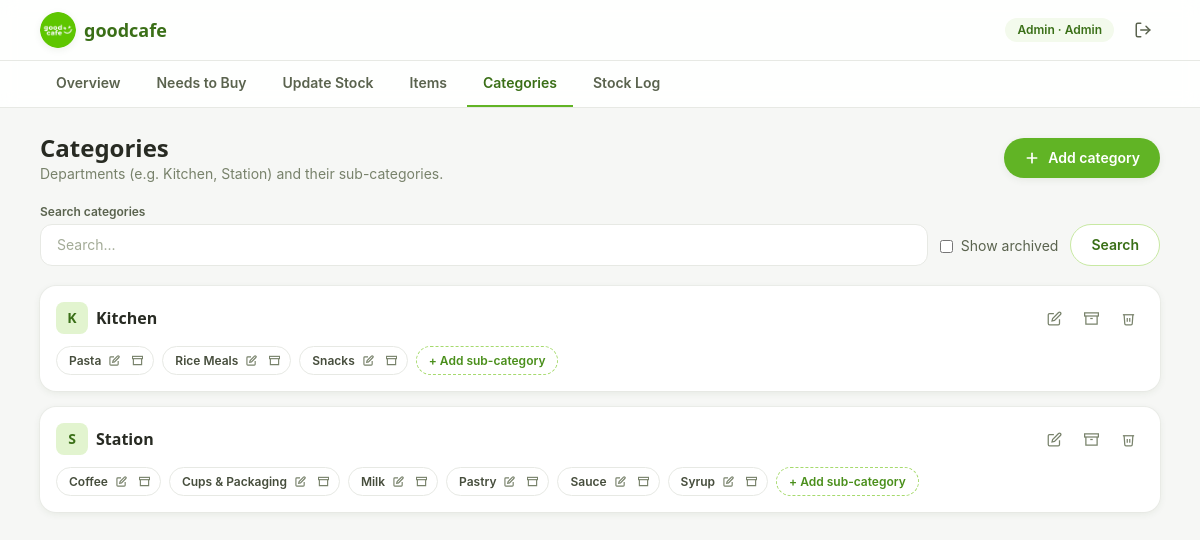
Screenshot of /admin/categories.php (signed in) with the database file from the repository.
### tables this page shows
CREATE TABLE IF NOT EXISTS categories (
  id INT AUTO_INCREMENT PRIMARY KEY,
  parent_id INT NULL,
  name VARCHAR(100) NOT NULL,
  is_archived TINYINT(1) NOT NULL DEFAULT 0,
  created_at DATETIME NOT NULL DEFAULT CURRENT_TIMESTAMP,
  updated_at DATETIME NOT NULL DEFAULT CURRENT_TIMESTAMP ON UPDATE CURRENT_TIMESTAMP,
  FOREIGN KEY (parent_id) REFERENCES categories(id) ON DELETE CASCADE
);

### includes/auth.php (called while the page is built, shortened)
<?php
function is_logged_in(): bool {
    return isset($_SESSION['user_id']);
}
function current_role(): ?string {
    return $_SESSION['role'] ?? null;
}
function current_user_name(): ?string {
    return $_SESSION['full_name'] ?? null;
}
function base_path(): string {
    return (strpos($_SERVER['SCRIPT_NAME'], '/admin/') !== false || strpos($_SERVER['SCRIPT_NAME'], '/staff/') !== false)
        ? '..'
        : '.';
}
function h(?string $value): string {
    return htmlspecialchars($value ?? '', ENT_QUOTES, 'UTF-8');
}
function nav_items(?string $role): array {
    $items = [];
    if ($role === 'admin') {
        $items['overview'] = ['label' => 'Overview', 'href' => '/admin/overview.php'];
    }
    $items['dashboard'] = ['label' => 'Needs to Buy', 'href' => '/dashboard.php'];
    $items['stock']     = ['label' => 'Update Stock',  'href' => '/staff/update_stock.php'];
    if ($role === 'admin') {
        $items['items']      = ['label' => 'Items',      'href' => '/admin/items.php'];
        $items['categories'] = ['label' => 'Categories',  'href' => '/admin/categories.php'];
        $items['logs']       = ['label' => 'Stock Log',   'href' => '/admin/stock_logs.php'];
    }
    return $items;
}

### admin/categories.php (the view, shortened to what this page needs)
<?php
require_once __DIR__ . '/../includes/auth.php';
require_once __DIR__ . '/../config/database.php';
$active = 'categories';
$q = trim($_GET['q'] ?? '');
$show_archived = isset($_GET['archived']);
$sql = 'SELECT * FROM categories WHERE is_archived = ?' . ($q !== '' ? ' AND name LIKE ?' : '') . ' ORDER BY parent_id IS NULL DESC, parent_id, name';
$stmt = $mysqli->prepare($sql);
$archived_flag = $show_archived ? 1 : 0;
if ($q !== '') {
    $like = "%$q%";
    $stmt->bind_param('is', $archived_flag, $like);
} else {
    $stmt->bind_param('i', $archived_flag);
}
$stmt->execute();
$all = $stmt->get_result()->fetch_all(MYSQLI_ASSOC);
$top_levels = array_values(array_filter($all, fn($c) => $c['parent_id'] === null));
$children = [];
foreach ($all as $c) {
    if ($c['parent_id'] !== null) $children[$c['parent_id']][] = $c;
}
require_once __DIR__ . '/../includes/header.php';
?>
<div class="mb-5 flex flex-wrap items-center justify-between gap-3">
  <div>
    <h1 class="font-display text-2xl font-bold text-ink-800">Categories</h1>
    <p class="text-sm text-ink-400">Departments (e.g. Kitchen, Station) and their sub-categories.</p>
  </div>
  <button onclick="openModal('addModal')" class="btn-primary">
    <svg width="16" height="16" viewBox="0 0 24 24" fill="none" stroke="white" stroke-width="2.5" stroke-linecap="round"><line x1="12" y1="5" x2="12" y2="19"/><line x1="5" y1="12" x2="19" y2="12"/></svg>
    Add category
  </button>
</div>
<form method="GET" class="mb-5 flex flex-wrap gap-3 items-end">
  <div class="flex-1 min-w-[180px]">
    <label class="mb-1 block text-xs font-semibold text-ink-500">Search categories</label>
    <input type="text" name="q" value="<?= h($q) ?>" placeholder="Search..." class="input-field">
  </div>
  <label class="flex items-center gap-2 text-sm text-ink-500 pb-2.5">
    <input type="checkbox" name="archived" value="1" <?= $show_archived ? 'checked' : '' ?> onchange="this.form.submit()">
    Show archived
  </label>
  <button type="submit" class="btn-secondary">Search</button>
</form>
<div class="space-y-4">
<?php foreach ($top_levels as $top): ?>
  <div class="card">
    <div class="flex items-center justify-between gap-2 mb-3">
      <div class="flex items-center gap-2">
        <span class="flex h-8 w-8 items-center justify-center rounded-lg bg-cafe-100 text-cafe-700 font-display font-bold text-sm"><?= mb_substr($top['name'], 0, 1) ?></span>
        <p class="font-display font-bold text-ink-800"><?= h($top['name']) ?></p>
      </div>
      <div class="flex gap-1.5">
        <button onclick="openEdit(<?= $top['id'] ?>, '<?= h(addslashes($top['name'])) ?>')" class="rounded-lg p-2 text-ink-400 hover:bg-ink-50 hover:text-cafe-600" title="Edit">
          <svg width="15" height="15" viewBox="0 0 24 24" fill="none" stroke="currentColor" stroke-width="2"><path d="M11 4H4a2 2 0 0 0-2 2v14a2 2 0 0 0 2 2h14a2 2 0 0 0 2-2v-7"/><path d="M18.5 2.5a2.12 2.12 0 0 1 3 3L12 15l-4 1 1-4 9.5-9.5z"/></svg>
        </button>
        <form method="POST" onsubmit="return confirm('<?= $top['is_archived'] ? 'Restore' : 'Archive' ?> this category?');">
          <button type="submit" class="rounded-lg p-2 text-ink-400 hover:bg-ink-50 hover:text-amber-600" title="<?= $top['is_archived'] ? 'Restore' : 'Archive' ?>">
            <svg width="15" height="15" viewBox="0 0 24 24" fill="none" stroke="currentColor" stroke-width="2"><polyline points="21 8 21 21 3 21 3 8"/><rect x="1" y="3" width="22" height="5"/><line x1="10" y1="12" x2="14" y2="12"/></svg>
          </button>
        </form>
        <form method="POST" onsubmit="return confirm('Delete this category permanently? This also removes its sub-categories.');">
          <button type="submit" class="rounded-lg p-2 text-ink-400 hover:bg-red-50 hover:text-red-600" title="Delete">
            <svg width="15" height="15" viewBox="0 0 24 24" fill="none" stroke="currentColor" stroke-width="2"><polyline points="3 6 5 6 21 6"/><path d="M19 6l-1 14a2 2 0 0 1-2 2H8a2 2 0 0 1-2-2L5 6"/><path d="M10 11v6"/><path d="M14 11v6"/></svg>
          </button>
        </form>
      </div>
    </div>
    <div class="flex flex-wrap gap-2">
      <?php foreach (($children[$top['id']] ?? []) as $sub): ?>
        <div class="flex items-center gap-1 rounded-full border border-ink-100 pl-3 pr-1.5 py-1 text-xs font-semibold text-ink-600 <?= $sub['is_archived'] ? 'opacity-50' : '' ?>">
          <?= h($sub['name']) ?>
          <button onclick="openEdit(<?= $sub['id'] ?>, '<?= h(addslashes($sub['name'])) ?>')" class="rounded-full p-1 text-ink-400 hover:bg-ink-100" title="Edit">
            <svg width="11" height="11" viewBox="0 0 24 24" fill="none" stroke="currentColor" stroke-width="2.5"><path d="M11 4H4a2 2 0 0 0-2 2v14a2 2 0 0 0 2 2h14a2 2 0 0 0 2-2v-7"/><path d="M18.5 2.5a2.12 2.12 0 0 1 3 3L12 15l-4 1 1-4 9.5-9.5z"/></svg>
          </button>
          <form method="POST" onsubmit="return confirm('<?= $sub['is_archived'] ? 'Restore' : 'Archive' ?> this sub-category?');">
            <button type="submit" class="rounded-full p-1 text-ink-400 hover:bg-ink-100" title="<?= $sub['is_archived'] ? 'Restore' : 'Archive' ?>">
              <svg width="11" height="11" viewBox="0 0 24 24" fill="none" stroke="currentColor" stroke-width="2.5"><polyline points="21 8 21 21 3 21 3 8"/><rect x="1" y="3" width="22" height="5"/></svg>
            </button>
          </form>
        </div>
      <?php endforeach; ?>
      <button onclick="openAddSub(<?= $top['id'] ?>)" class="rounded-full border border-dashed border-cafe-300 px-3 py-1 text-xs font-semibold text-cafe-600 hover:bg-cafe-50">+ Add sub-category</button>
    </div>
  </div>
<?php endforeach; ?>
</div>
<?php require_once __DIR__ . '/../includes/footer.php'; ?>

### includes/header.php (shortened to what this page needs)
<?php
$bp = base_path();
$role = current_role();
?>
<!DOCTYPE html>
<html lang="en">
<head>
<link rel="stylesheet" href="<?= $bp ?>/assets/css/tailwind.css">
</head>
<body class="min-h-screen bg-ink-50 font-body text-ink-800 antialiased">
<?php if (is_logged_in()): ?>
<div class="min-h-screen flex flex-col">
  <header class="sticky top-0 z-30 bg-white/90 backdrop-blur border-b border-ink-100">
    <div class="mx-auto max-w-6xl px-4 py-3 flex items-center justify-between">
      <div class="flex items-center gap-3">
        <a href="<?= $bp ?>/dashboard.php" class="flex items-center gap-2">
          <img src="<?= $bp ?>/assets/img/logo.png" alt="Good Cafe" class="h-9 w-9 rounded-full shadow-soft">
          <span class="font-display text-lg font-bold text-cafe-700 leading-none">good<span class="text-cafe-700">cafe</span></span>
        </a>
      </div>
      <div class="flex items-center gap-3">
        <span class="hidden sm:inline-flex items-center gap-1.5 rounded-full bg-cafe-50 px-3 py-1 text-xs font-semibold text-cafe-700">
          <?= $role === 'admin' ? 'Admin' : 'Staff' ?> · <?= h(current_user_name()) ?>
        </span>
        <a href="<?= $bp ?>/logout.php" class="rounded-full p-2 text-ink-500 hover:bg-ink-100" title="Log out" aria-label="Log out">
          <svg width="18" height="18" viewBox="0 0 24 24" fill="none" stroke="currentColor" stroke-width="2" stroke-linecap="round"><path d="M9 21H5a2 2 0 0 1-2-2V5a2 2 0 0 1 2-2h4"/><polyline points="16 17 21 12 16 7"/><line x1="21" y1="12" x2="9" y2="12"/></svg>
        </a>
      </div>
    </div>
    <nav class="hidden md:block border-t border-ink-100">
      <div class="mx-auto max-w-6xl px-4 flex gap-1 text-sm font-semibold">
        <?php foreach (nav_items($role) as $key => $item): ?>
          <a href="<?= $bp . $item['href'] ?>"
             class="px-4 py-3 border-b-2 <?= ($active ?? '') === $key ? 'border-cafe-500 text-cafe-700' : 'border-transparent text-ink-500 hover:text-cafe-600' ?>">
            <?= h($item['label']) ?>
          </a>
        <?php endforeach; ?>
      </div>
    </nav>
  </header>
  <main class="flex-1">
    <div class="mx-auto max-w-6xl px-4 py-5 sm:py-6">
<?php endif; ?>

### includes/footer.php (shortened to what this page needs)
<?php if (is_logged_in()): ?>
    </div>
  </main>
</div>
<?php endif; ?>
</body>
</html>

### rows the page displays
categories: name "K", name "Kitchen"
categories: name "Pasta"
categories: name "Rice Meals"
categories: name "Snacks"
categories: name "S", name "Station"
categories: name "Coffee"
categories: name "Cups & Packaging"
categories: name "Milk"
categories: name "Pastry"
categories: name "Sauce"
categories: name "Syrup"

### other values shown
current_user_name() "Admin"
$item['label'] "Overview"
$item['label'] "Needs to Buy"
$item['label'] "Update Stock"
$item['label'] "Items"
$item['label'] "Categories"
$item['label'] "Stock Log"
